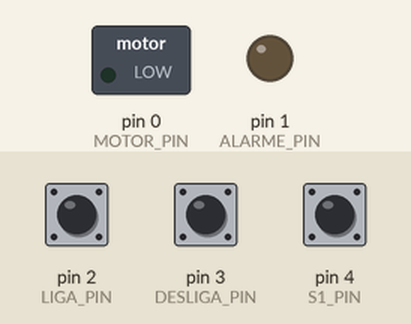
Simulated run of this sketch. Board: Arduino Uno, built with avr-gcc and run on an emulated ATmega328P. Parts: switched loads named in the sketch (green lamp = pin HIGH), output pins drawn as LEDs (lit = HIGH). The test bench sets the inputs (shaded band); at power-on: pin 2 (LIGA_PIN) HIGH, pin 4 (S1_PIN) HIGH, pin 3 (DESLIGA_PIN) HIGH.

Above: at 0.8 s.
0.9 s: pin 2 (LIGA_PIN) pulled LOW for 0.15 s
At 1.3 s:
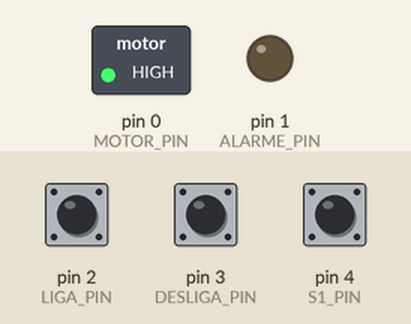
2.5 s: pin 4 (S1_PIN) pulled LOW for 0.15 s
At 2.57 s:
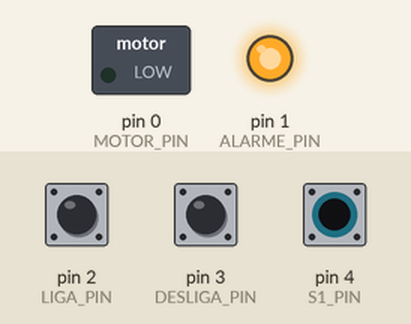
4.1 s: pin 4 (S1_PIN) pulled LOW for 3.2 s
At 8.5 s:
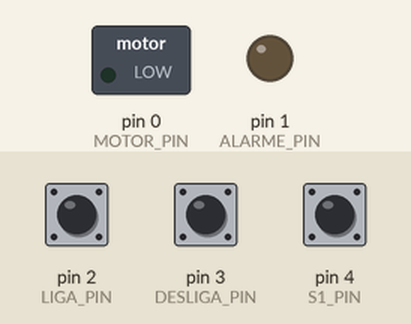
8.8 s: pin 2 (LIGA_PIN) pulled LOW for 1 s
At 9.7 s:
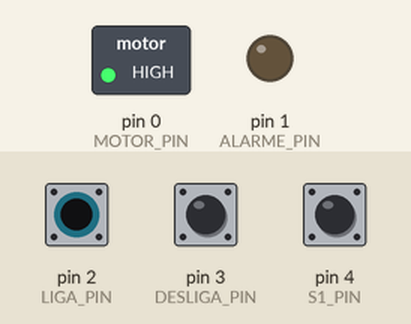
Timing chart, 0 to 11.8 s (numbered marks = the images above; inputs shaded):
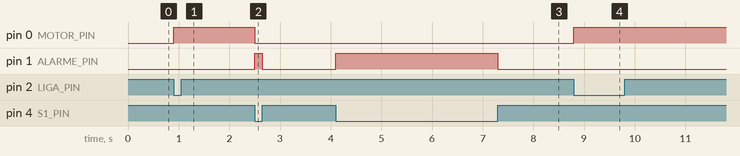

Measured:
- after the input at 0.9 s, pin 0 (MOTOR_PIN): LOW → HIGH at once
- after the input at 2.5 s, pin 0 (MOTOR_PIN): HIGH → LOW at once; pin 1 (ALARME_PIN): LOW → HIGH at once, → LOW 0.15 s later
- after the input at 4.1 s, pin 1 (ALARME_PIN): LOW → HIGH at once, → LOW 3.2 s later
- after the input at 8.8 s, pin 0 (MOTOR_PIN): LOW → HIGH at once

The sketch:

ExLabPre.ino
```cpp
#define MOTOR_PIN PD0 // Pino para controlar o motor da esteira
#define ALARME_PIN PD1 // Pino para controlar o alarme
#define LIGA_PIN PD2 // Pino para o botão LIGA (NA)
#define DESLIGA_PIN PD3 // Pino para o botão DESLIGA (NF)
#define S1_PIN PD4 // Pino para o sensor de amontoamento de peças

int main()
{
    // Configuração dos pinos como saídas ou entradas
    DDRD |= (1 << MOTOR_PIN) | (1 << ALARME_PIN); // Define os pinos MOTOR_PIN e ALARME_PIN como saídas
    PORTD |= (1 << LIGA_PIN) | (1 << DESLIGA_PIN) | (1 << S1_PIN); // Ativa o resistor de pull-up para os pinos LIGA_PIN, DESLIGA_PIN e S1_PIN

    for (;;)
    {
        if (!(PIND & (1 << LIGA_PIN))) // Se o botão LIGA (NA) for pressionado
        {
            PORTD |= (1 << MOTOR_PIN); // Liga o motor
        }
        else if (!(PIND & (1 << DESLIGA_PIN))) // Se o botão DESLIGA (NF) for pressionado
        {
            PORTD &= ~(1 << MOTOR_PIN); // Desliga o motor
        }

        if (!(PIND & (1 << S1_PIN))) // Se houver amontoamento de peças (S1 = HIGH)
        {
            PORTD |= (1 << ALARME_PIN); // Liga o alarme
            PORTD &= ~(1 << MOTOR_PIN); // Desliga o motor
            while (!(PIND & (1 << S1_PIN))) {} // Aguarda até as peças serem desamontoadas (S1 = LOW)
            PORTD &= ~(1 << ALARME_PIN); // Desliga o alarme
        }
    }

    return 0;
}
```
